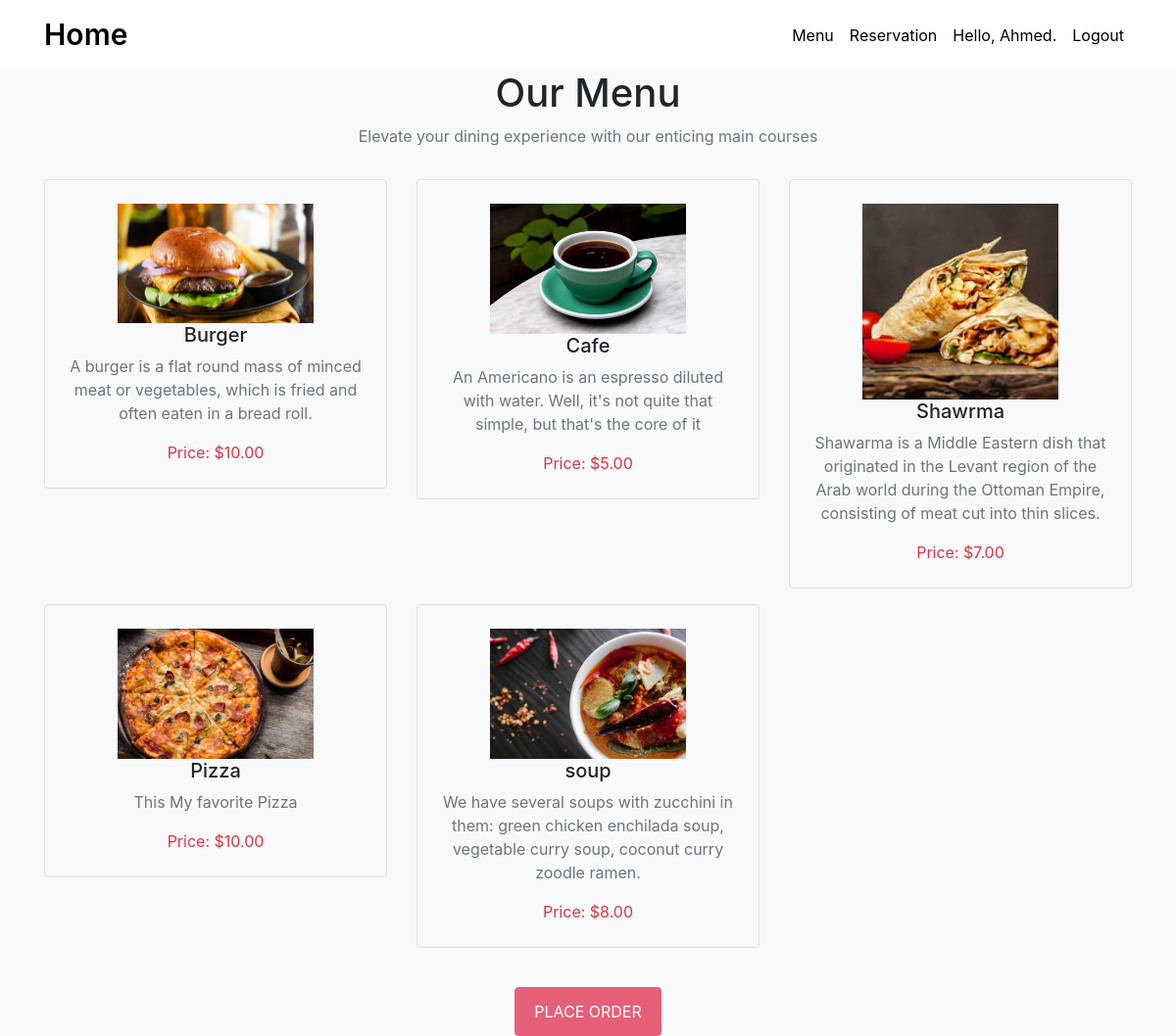
The page /menu/ (signed in) on the database its author committed.
### menu/models.py (models this page shows, shortened)
class MenuItem(models.Model):
    name = models.CharField(max_length=255)
    category = models.ForeignKey(Category, on_delete=models.CASCADE)
    description = models.TextField()
    price = models.DecimalField(max_digits=10, decimal_places=2, default=0.0)
    image = models.ImageField(upload_to='menu_images/', null=True, blank=True)

### menu/views.py (the view)
# urls.py: path('menu/', menu_view, name='menu'),
def menu_view(request):
    menu_items = MenuItem.objects.all()
    return render(request, 'menu/menu.html', {'menu_items': menu_items})

### menu/templates/menu/menu.html (shortened to what this page needs)
{% extends 'menu/base.html' %}
{% load static %}
{% block content %}
<section class="Menu bg-light" id="Menu">
    <div class="container">
        <div class="row mb-3">
            <div class="col-md-6 m-auto text-center">
                <h1>Our Menu</h1>
                <p class="text-muted">Elevate your dining experience with our enticing main courses</p>
            </div>
        </div>
        <div class="row">
            {% for item in menu_items %}
            <div class="col-lg-4 col-md-6 mb-3">
                <div class="Menu-box text-center border rounded p-4">
                    {% if item.image %}
                    <img src="{{ item.image.url }}" width="200" alt="{{ item.name }}" class="img-fluid"
                        aria-label="{{ item.name }}">
                    {% else %}
                    <img src="{% static 'placeholder.jpg' %}" width="200" alt="Placeholder Image" class="img-fluid"
                        aria-label="Placeholder Image">
                    {% endif %}
                    <h5>{{ item.name }}</h5>
                    <p class="text-muted">{{ item.description }}</p>
                    <div class="price">Price: ${{ item.price }}</div>
                </div>
            </div>
            {% endfor %}
            <div class="col-lg-12 text-center mt-4">
                <button type="submit" class="btn btn-primary rounded"><a href="{% url 'order_view' %}"
                        style="color: white; text-decoration: none;">Place Order</a></button>
            </div>
        </div>
    </div>
</section>
{% endblock content %}

### menu/templates/menu/base.html (shortened to what this page needs)
{% load static %}
<!DOCTYPE html>
<html>
<head>
    <link rel="stylesheet" href="{% static 'css/bootstrap.min.css' %}">
    <link rel="stylesheet" href="{% static 'css/style.css' %}">
    <link rel="stylesheet" href="{% static 'css/all.min.css' %}">
</head>
<body>
    <nav class="navbar navbar-expand-lg navbar-light">
        <div class="container">
            <a class="navbar-brand" href="{% url 'home' %}">Home</a>
            <div class="collapse navbar-collapse" id="navbarSupportedContent">
                <ul class="navbar-nav ml-auto">
                    <li class="nav-item">
                        <a class="nav-link" href="{% url 'menu' %}">Menu</a>
                    </li>
                    <li class="nav-item">
                        <a class="nav-link" href="{% url 'reserve_table' %}">Reservation</a>
                    </li>
                    {% if user.is_authenticated %}
                    <li class="nav-item">
                        <a class="nav-link"> Hello, {{ user.username }}. </a>
                    </li>
                    <li class="nav-item">
                        <a class="nav-link" href="{% url 'logout' %}"> Logout </a>
                    {% endif %}
                </ul>
            </div>
        </div>
    </nav>
    <div>{% block content %} {% endblock content %}</div>
</body>
</html>

### menu/static/css/style.css (style rules this page uses)
nav { width: 100%; background-color: #fff; }
.navbar-light .navbar-brand { color: #000; }
.navbar-light .navbar-nav .nav-link { color: #000; }
.navbar-brand { font-size: 30px; font-weight: 600; }
.Menu button { background-color: #e65f78; border: 1px solid #e65f78; padding: 12px; width: 150px; color: #fff; text-transform: uppercase; }
.price { color: #dc3545; }

### rows shown on the page
MenuItem: image (picture), name "Burger", description "A burger is a flat round mass of minced meat or vegetables, which is fried and often eaten in a bread roll.", price "10.00"
MenuItem: image (picture), name "Cafe", description "An Americano is an espresso diluted with water. Well, it's not quite that simple, but that's the core of it", price "5.00"
MenuItem: image (picture), name "Shawrma", description "Shawarma is a Middle Eastern dish that originated in the Levant region of the Arab world during the Ottoman Empire, consisting of meat cut into thin slices.", price "7.00"
MenuItem: image (picture), name "Pizza", description "This My favorite Pizza", price "10.00"
MenuItem: image (picture), name "soup", description "We have several soups with zucchini in them: green chicken enchilada soup, vegetable curry soup, coconut curry zoodle ramen.", price "8.00"

### other values the page prints
{{ user.username }} "Ahmed"
